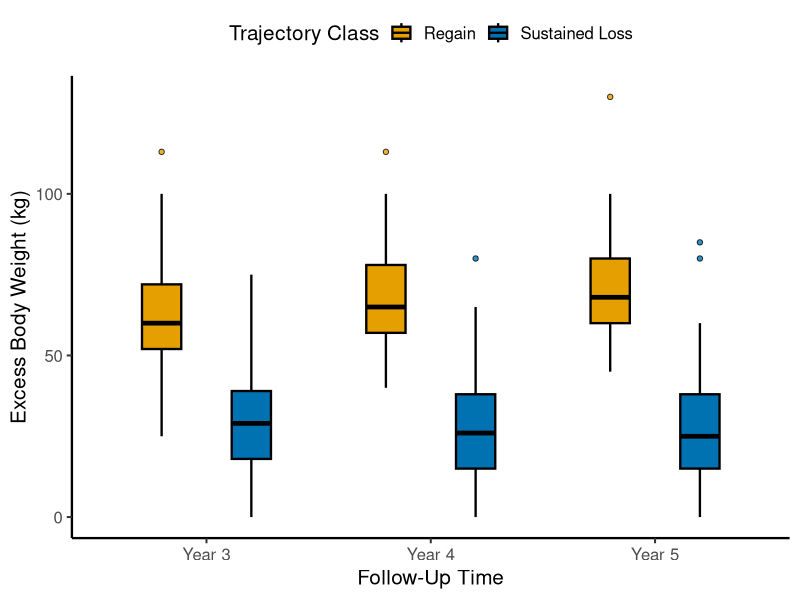

R code for this plot:
library(ggplot2)
library(here)
setwd(here::here("figures/FigS2"))

df = read.csv("data_ebw_cohort.csv", stringsAsFactors = FALSE)

outlier_rows = do.call(rbind, lapply(seq_len(nrow(df)), function(i) {
  outs = df$outliers[i]
  if (is.na(outs) || outs == "") return(NULL)
  vals = as.numeric(strsplit(outs, ";")[[1]])
  data.frame(time = df$time[i], class = as.character(df$class[i]), value = vals)
}))

df$class = as.character(df$class)
df$time_f = factor(df$time)
colors = c("1" = "#E69F00", "2" = "#0072B2")

dodge_width = 0.8
x_levels = levels(df$time_f)
offsets = c("1" = -dodge_width / 4, "2" = dodge_width / 4)
outlier_rows$x_pos = as.numeric(factor(as.character(outlier_rows$time), levels = x_levels)) +
  offsets[as.character(outlier_rows$class)]
outlier_rows$fill_col = colors[as.character(outlier_rows$class)]

p = ggplot(df, aes(x = time_f, fill = class, group = interaction(time_f, class))) +
  geom_boxplot(
    aes(ymin = ymin, lower = lower, middle = middle, upper = upper, ymax = ymax),
    stat = "identity",
    position = position_dodge(width = dodge_width),
    width = 0.35, linewidth = 0.8, color = "black", outlier.shape = NA
  ) +
  geom_point(
    data = outlier_rows,
    aes(x = x_pos, y = value),
    fill = outlier_rows$fill_col,
    size = 1.5, alpha = 0.8, shape = 21, color = "black", inherit.aes = FALSE
  ) +
  scale_fill_manual(values = colors, name = "Trajectory Class",
                    labels = c("1" = "Regain", "2" = "Sustained Loss")) +
  scale_x_discrete(labels = c("3" = "Year 3", "4" = "Year 4", "5" = "Year 5")) +
  scale_y_continuous(breaks = c(0, 50, 100)) +
  labs(
    x = "Follow-Up Time",
    y = "Excess Body Weight (kg)"
  ) +
  theme_classic(base_size = 15) +
  theme(
    legend.position = "top",
    axis.line = element_line(linewidth = 0.8)
  )

ggsave("figs2_ebw_cohort.png", p, width = 5, height = 4, dpi = 800, bg = "white")
